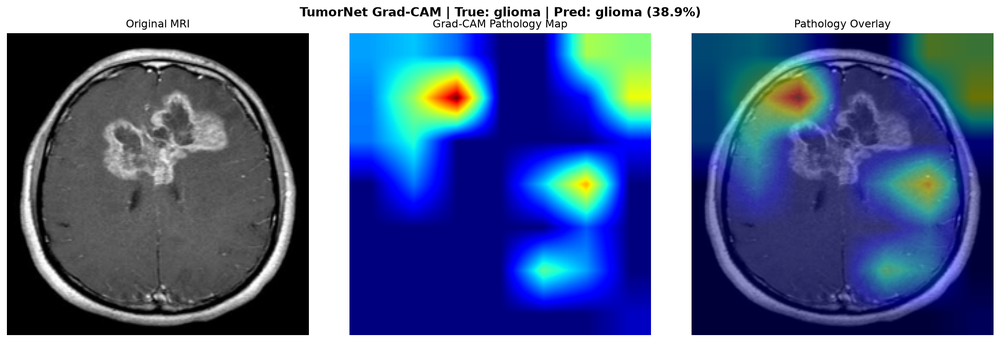
#> input picture results/TumorNet_gradcam_glioma_sample1.png, 1000 x 342 px, shrunk from 2169 x 742 before the run
$ python generate_gradcam_figure.py
#> lines starting #> are read from the running program, lines starting #| are printed output that depends on the picture
from PIL import Image
import matplotlib
matplotlib.use("Agg")
import matplotlib.pyplot as plt

plt.rcParams.update({
    "font.family": "serif",
    "font.size": 8,
    "axes.titlesize": 8.5
})

# Load representative Grad-CAM samples
img_tumor = Image.open("results/TumorNet_gradcam_glioma_sample1.png")
#> img_tumor is the input picture: PIL image 1000x342 RGBA; mean R, G, B, A 83.4, 102.7, 145, 255
img_pneumo = Image.open("results/PneumoNet_gradcam_PNEUMONIA_sample1.png")
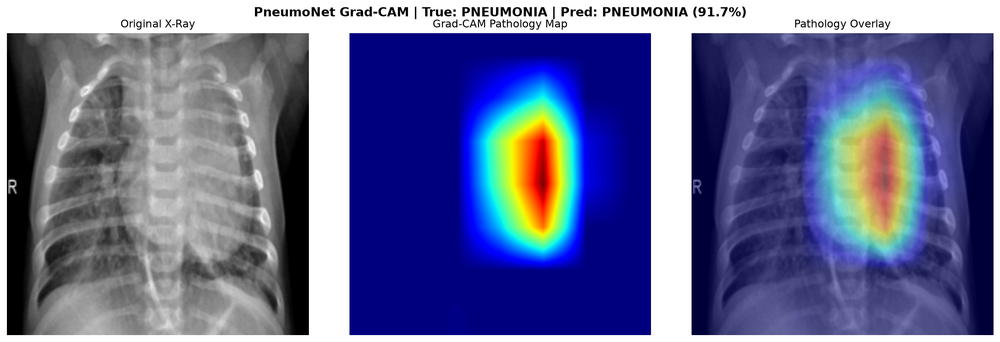
#> input picture results/PneumoNet_gradcam_PNEUMONIA_sample1.png, 1000 x 342 px, shrunk from 2169 x 742 before the run
#> img_pneumo is the input picture: PIL image 1000x342 RGBA; mean R, G, B, A 102, 107.2, 149.1, 255
img_gastro = Image.open("results/GastroNet_gradcam_Ulcer_sample1.png")
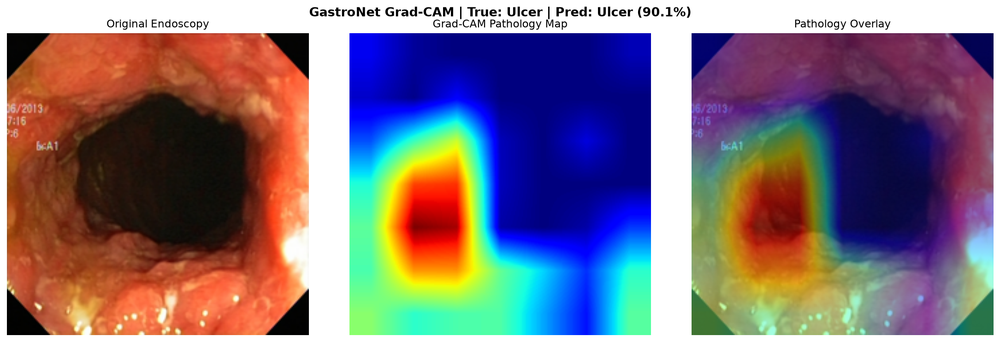
#> input picture results/GastroNet_gradcam_Ulcer_sample1.png, 1000 x 342 px, shrunk from 2169 x 742 before the run
#> img_gastro is the input picture: PIL image 1000x342 RGBA; mean R, G, B, A 127.5, 113.2, 125.8, 255

fig, axes = plt.subplots(3, 1, figsize=(7.1, 6.0), dpi=300)

axes[0].imshow(img_tumor)
axes[0].axis("off")
axes[0].set_title("(a) TumorNet: Glial Neoplasm (7x7 Feature Map Upsampled to 224x224 Overlay)", fontweight="bold", pad=4)

axes[1].imshow(img_pneumo)
axes[1].axis("off")
axes[1].set_title("(b) PneumoNet: Pediatric Parenchymal Consolidation with Airspace Infiltrate", fontweight="bold", pad=4)

axes[2].imshow(img_gastro)
axes[2].axis("off")
axes[2].set_title("(c) GastroNet: Mucosal Ulceration Localized to Ulcer Crater and Margin", fontweight="bold", pad=4)

plt.tight_layout()
plt.savefig("paper_figures/fig_gradcam_multipanel.png", dpi=300, bbox_inches="tight")
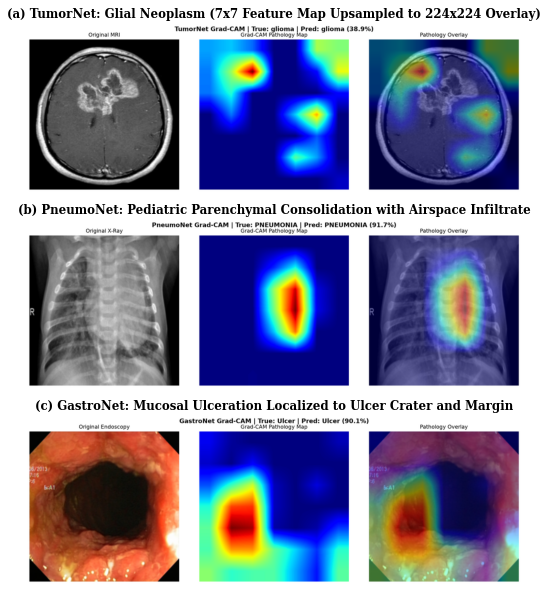
#> figure drawn by matplotlib, 3 panels
plt.savefig("paper_figures/fig_gradcam_multipanel.pdf", bbox_inches="tight")
plt.close()
print("Saved multi-panel Grad-CAM visualization -> paper_figures/fig_gradcam_multipanel.png")
